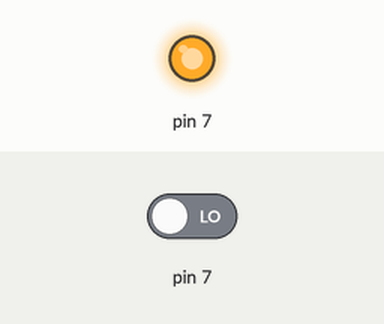
A sketch run on a simulated Arduino Uno, built with avr-gcc and run on an emulated ATmega328P. Parts: output pins drawn as LEDs (lit = HIGH). Inputs (shaded band) come from the test bench; at power-on: pin 7 LOW. What the sketch prints to the serial monitor is not drawn.

Above: at 0.1 s.
Timing chart, 0 to 1.6 s (numbered marks = the images above):
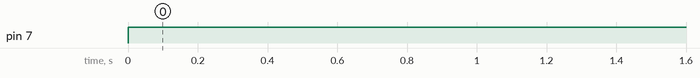

Measured:
- by itself, pin 7: LOW → HIGH at 0.00 s

The sketch:

secondSketch.ino
```cpp
void setup() {
  Serial.begin(9600);
}

void loop() {
  Serial.println(RCTime(7));      // Connect to pin 2, display results
  delay(1000);         // Wait 250 ms
}

long RCTime(int sensorIn){
   long duration = 0;
   pinMode(sensorIn, OUTPUT);     // Make pin OUTPUT
   digitalWrite(sensorIn, HIGH);  // Pin HIGH (discharge capacitor)
   delay(1);                      // Wait 1ms
   pinMode(sensorIn, INPUT);      // Make pin INPUT
   digitalWrite(sensorIn, LOW);   // Turn off internal pullups
   while(digitalRead(sensorIn)){  // Wait for pin to go LOW
      duration++;
   }
   return duration;
/*
   long RCTime(int sensorIn){
   long duration = 0;
   pinMode(sensorIn, OUTPUT);     // Make pin OUTPUT
   digitalWrite(sensorIn, HIGH);  // Pin HIGH (discharge capacitor)
   delay(1);                      // Wait 1ms
   pinMode(sensorIn, INPUT);      // Make pin INPUT
   digitalWrite(sensorIn, LOW);   // Turn off internal pullups
   while(digitalRead(sensorIn)){  // Wait for pin to go LOW
      duration++;
   }
   return duration;
}
*/
}

/* sensor on pin 4: (far right)
 *  WHITE: ~12
 *  BLACK: 145-153
 *
 *  sensor on pin 5: (center right)
 *   WHITE: ~8
 *   BLACK: ~94
 *
 *   sensor on pin 6: (center left)
 *
 *   WHITE: ~7 ** dirty mat: 9 ** dirty mat RFID
 *   BLACK: ~122 ** dirty mat: 58
 *
 *   sensor on pin 7: (far left)
 *   WHITE: ~12 ** dirty mat: 11
 *   BLACK: ~145 ** dirty mat: 70
 */


 /*
  *
  *
  */
```
